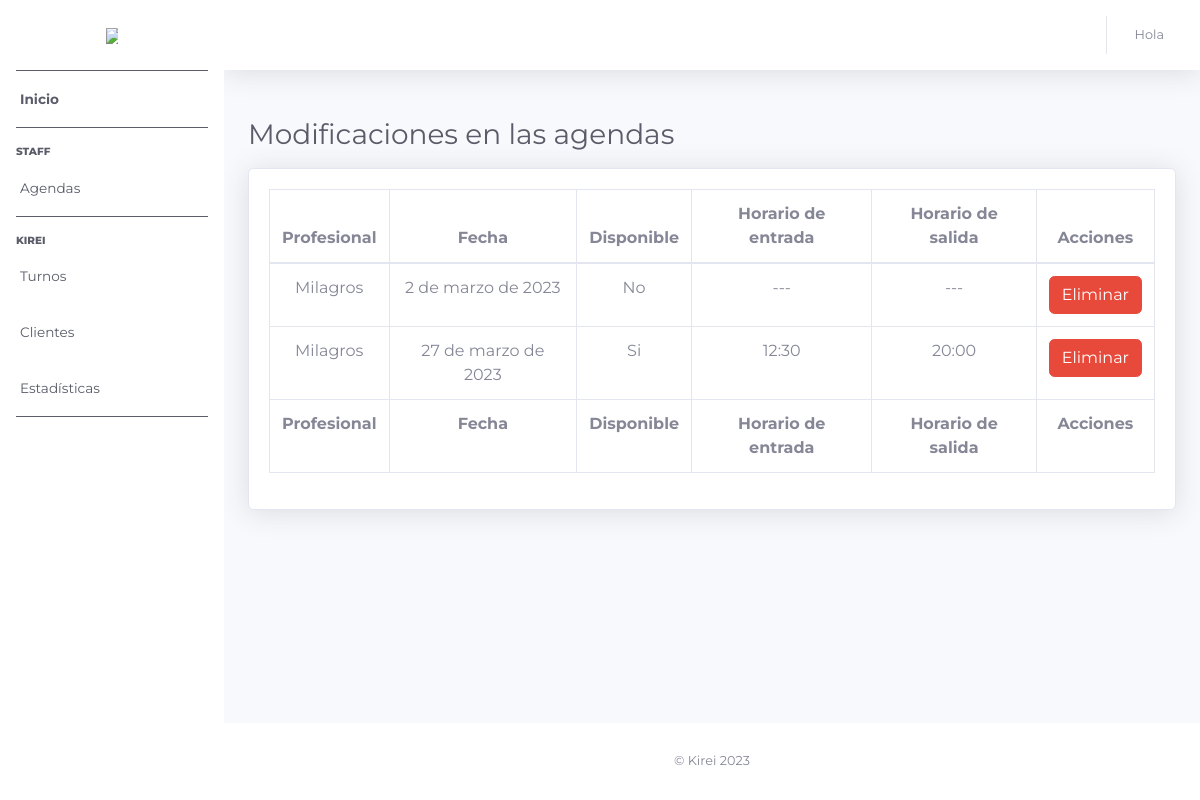
The page /agenda/modifications/all on the database as committed earlier.
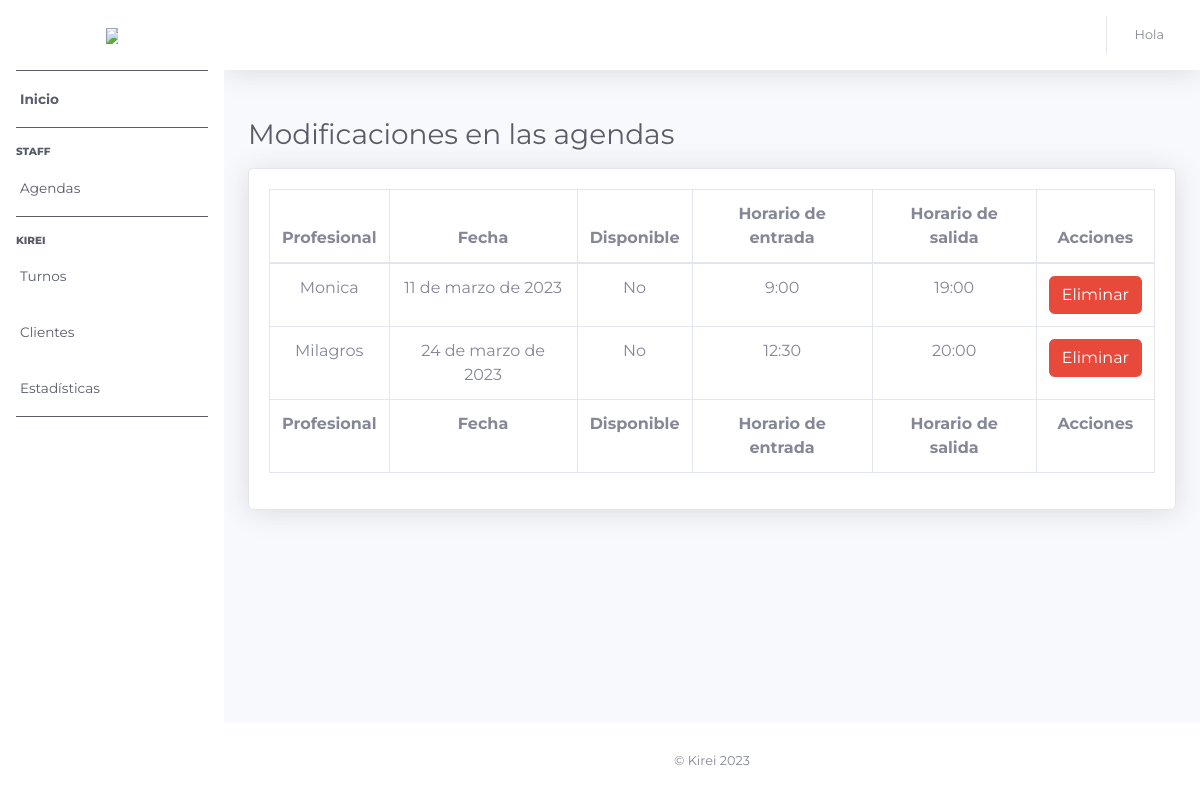
The same page on the database as committed later.
### agendas/models.py (models this page shows, shortened)
class AgendaModifications(models.Model):
    agenda = models.ForeignKey(Agenda, on_delete=models.CASCADE)
    date = models.DateField()
    start_time = models.CharField(
        blank=True,
        null=True,
        max_length=5,
        choices=[
            ("8:00", "8:00 AM"),
            ("8:30", "8:30 AM"),
            ("9:00", "9:00 AM"),
            ("9:30", "9:30 AM"),
            ("10:00", "10:00 AM"),
            ("10:30", "10:30 AM"),
            ("11:00", "11:00 AM"),
            ("11:30", "11:30 AM"),
            ("12:00", "12:00 PM"),
            ("12:30", "12:30 PM"),
            ("13:00", "13:00 PM"),
            ("13:30", "13:30 PM"),
            ("14:00", "14:00 PM"),
            ("14:30", "14:30 PM"),
            ("15:00", "15:00 PM"),
            ("15:30", "15:30 PM"),
            ("16:00", "16:00 PM"),
            ("16:30", "16:30 PM"),
            ("17:00", "17:00 PM"),
            ("17:30", "17:30 PM"),
            ("18:00", "18:00 PM"),
            ("18:30", "18:30 PM"),
            ("19:00", "19:00 PM"),
            ("19:30", "19:30 PM"),
        ],
    )
    end_time = models.CharField(
        blank=True,
        null=True,
        max_length=5,
        choices=[
            ("8:30", "8:30 AM"),
            ("9:00", "9:00 AM"),
            ("9:30", "9:30 AM"),
            ("10:00", "10:00 AM"),
            ("10:30", "10:30 AM"),
            ("11:00", "11:00 AM"),
            ("11:30", "11:30 AM"),
            ("12:00", "12:00 PM"),
            ("12:30", "12:30 PM"),
            ("13:00", "13:00 PM"),
            ("13:30", "13:30 PM"),
            ("14:00", "14:00 PM"),
            ("14:30", "14:30 PM"),
            ("15:00", "15:00 PM"),
            ("15:30", "15:30 PM"),
            ("16:00", "16:00 PM"),
            ("16:30", "16:30 PM"),
            ("17:00", "17:00 PM"),
            ("17:30", "17:30 PM"),
            ("18:00", "18:00 PM"),
            ("18:30", "18:30 PM"),
            ("19:00", "19:00 PM"),
            ("19:30", "19:30 PM"),
            ("20:00", "20:00 PM"),
        ],
    )
    available = models.BooleanField(default=True)

class Agenda(models.Model):
    professional = models.ForeignKey(Professional, on_delete=models.CASCADE)
    start_time = models.CharField(
        max_length=5,
        choices=[
            ("8:00", "8:00 AM"),
            ("8:30", "8:30 AM"),
            ("9:00", "9:00 AM"),
            ("9:30", "9:30 AM"),
            ("10:00", "10:00 AM"),
            ("10:30", "10:30 AM"),
            ("11:00", "11:00 AM"),
            ("11:30", "11:30 AM"),
            ("12:00", "12:00 PM"),
            ("12:30", "12:30 PM"),
            ("13:00", "13:00 PM"),
            ("13:30", "13:30 PM"),
            ("14:00", "14:00 PM"),
            ("14:30", "14:30 PM"),
            ("15:00", "15:00 PM"),
            ("15:30", "15:30 PM"),
            ("16:00", "16:00 PM"),
            ("16:30", "16:30 PM"),
            ("17:00", "17:00 PM"),
            ("17:30", "17:30 PM"),
            ("18:00", "18:00 PM"),
            ("18:30", "18:30 PM"),
            ("19:00", "19:00 PM"),
            ("19:30", "19:30 PM"),
        ],
    )
    end_time = models.CharField(
        max_length=5,
        choices=[
            ("8:30", "8:30 AM"),
            ("9:00", "9:00 AM"),
            ("9:30", "9:30 AM"),
            ("10:00", "10:00 AM"),
            ("10:30", "10:30 AM"),
            ("11:00", "11:00 AM"),
            ("11:30", "11:30 AM"),
            ("12:00", "12:00 PM"),
            ("12:30", "12:30 PM"),
            ("13:00", "13:00 PM"),
            ("13:30", "13:30 PM"),
            ("14:00", "14:00 PM"),
            ("14:30", "14:30 PM"),
            ("15:00", "15:00 PM"),
            ("15:30", "15:30 PM"),
            ("16:00", "16:00 PM"),
            ("16:30", "16:30 PM"),
            ("17:00", "17:00 PM"),
            ("17:30", "17:30 PM"),
            ("18:00", "18:00 PM"),
            ("18:30", "18:30 PM"),
            ("19:00", "19:00 PM"),
            ("19:30", "19:30 PM"),
            ("20:00", "20:00 PM"),
        ],
    )

### professionals/models.py (models this page shows)
class Professional(models.Model):
    professional = models.CharField(max_length=255)
    services = models.ManyToManyField(Service)
    start_date = models.DateField()
    def __str__(self):
        return self.professional

### agendas/views.py (the view)
def agenda_modifications_list(request):
    modifications = AgendaModifications.objects.all()
    return render(
        request, "agendas/all_modifications.html", {"modifications": modifications}
    )

### carts/context_processors.py (called while the page is built)
def cart_total_quantity(request):
    total_quantity = 0
    cart = request.session.get("cart", {})
    for item in cart.values():
        total_quantity += item["quantity"]
    return {"cart_total_quantity": total_quantity}

### agendas/templates/agendas/all_modifications.html (shortened to what this page needs)
{% extends 'staff/base.html'%}
{% block content %}
    <div class="d-flex justify-content-between align-items-center mb-3">
        <h1 class="h3 mb-0 text-gray-800 d-inline-block align-middle">Modificaciones en las agendas</h1>
    </div>
    <div class="card shadow mb-4">
        <div class="card-body">
            <div class="table-responsive">
                <table class="table table-bordered text-center" id="dataTable" width="100%" cellspacing="0">
                    <thead>
                        <tr>
                            <th>Profesional</th>
                            <th>Fecha</th>
                            <th>Disponible</th>
                            <th>Horario de entrada</th>
                            <th>Horario de salida</th>
                            <th>Acciones</th>
                        </tr>
                    </thead>
                    <tfoot>
                        <tr>
                            <th>Profesional</th>
                            <th>Fecha</th>
                            <th>Disponible</th>
                            <th>Horario de entrada</th>
                            <th>Horario de salida</th>
                            <th>Acciones</th>
                        </tr>
                    </tfoot>
                    <tbody>
                        {% for modification in modifications %}
                        <tr>
                            <td>{{modification.agenda.professional}}</td>
                            <td>{{ modification.date}}</td>
                            <td>{% if modification.available %}Si{% else %}No{% endif %}</td>
                            <td>{% if modification.start_time == None %}---{% else %}{{ modification.start_time }}{% endif %}</td>
                            <td>{% if modification.end_time == None %}---{% else %}{{ modification.end_time }}{% endif %}</td>
                            <td>
                                <button type="button" class="btn btn-danger delete-modification-agenda" data-id="{{ modification.pk }}">
                                    Eliminar
                                </button>
                            </td>
                        </tr>
                        {% endfor %}
                    </tbody>
                </table>
            </div>
        </div>
    </div>
{% endblock %}

### staff/templates/staff/base.html (shortened to what this page needs)
{% load static %}
<!DOCTYPE html>
<html lang="en">
<head>
    <link href="{% static 'staff/css/sb-admin-2.min.css' %}" rel="stylesheet">
    <link href="{% static 'staff/vendor/datatables/dataTables.bootstrap4.min.css' %}" rel="stylesheet">
    <link rel="stylesheet" href="https://cdnjs.cloudflare.com/ajax/libs/bootstrap-datepicker/1.9.0/css/bootstrap-datepicker.min.css">
</head>
<body id="page-top">
    <div id="wrapper">
        <ul class="navbar-nav bg-gradient-primary sidebar sidebar-dark accordion" id="accordionSidebar">
            <a class="sidebar-brand d-flex align-items-center justify-content-center" href="index.html">
                <div class="sidebar-brand-text mx-3"><img src="{% static 'home/images/logo.png'%}" style="max-width: 80% !important;"></div>
            </a>
            <hr class="sidebar-divider my-0">
            <li class="nav-item active">
                <a class="nav-link" href={% url 'staff:staff_dashboard' %}>
                    <span>Inicio</span></a>
            </li>
            <hr class="sidebar-divider">
            <div class="sidebar-heading">
                Staff
            </div>
            <li class="nav-item">
                <a class="nav-link collapsed" href="#" data-toggle="collapse" data-target="#collapseAgendas"
                    aria-expanded="true" aria-controls="collapseAgendas">
                    <span>Agendas</span>
                </a>
            </li>
            <hr class="sidebar-divider">
            <div class="sidebar-heading">
                Kirei
            </div>
            <li class="nav-item">
                <a class="nav-link" href="charts.html">
                    <span>Turnos</span></a>
            </li>
            <li class="nav-item">
                <a class="nav-link" href="tables.html">
                    <span>Clientes</span></a>
            </li>
            <li class="nav-item">
                <a class="nav-link collapsed" href="#" data-toggle="collapse" data-target="#collapsePages"
                    aria-expanded="true" aria-controls="collapsePages">
                    <span>Estadísticas</span>
                </a>
            </li>
            <hr class="sidebar-divider d-none d-md-block">
            <div class="text-center d-none d-md-inline">
                <button class="rounded-circle border-0" id="sidebarToggle"></button>
            </div>
        </ul>
        <div id="content-wrapper" class="d-flex flex-column">
            <div id="content">
                <nav class="navbar navbar-expand navbar-light bg-white topbar mb-4 static-top shadow">
                    <ul class="navbar-nav ml-auto">
                        <li class="nav-item dropdown no-arrow">
                            <a class="nav-link dropdown-toggle" href="#" id="userDropdown" role="button"
                                data-toggle="dropdown" aria-haspopup="true" aria-expanded="false">
                                <span class="mr-2 d-none d-lg-inline text-gray-600 small">Hola {{user.first_name}}</span>
                            </a>
                        </li>
                    </ul>
                </nav>
                <div class="container-fluid">
                    {% block content %}
                    {% endblock %}
                </div>
            </div>
            <footer class="sticky-footer bg-white">
                <div class="container my-auto">
                    <div class="copyright text-center my-auto">
                        <span>&copy; Kirei 2023 </span>
                    </div>
                </div>
            </footer>
        </div>
    </div>
</body>
</html>

Rows that differ between the two databases and show on the page:
removed AgendaModifications: agenda.professional "Milagros", date "2 de marzo de 2023", available "No"
removed AgendaModifications: agenda.professional "Milagros", date "27 de marzo de 2023", available "Si", start_time "12:30", end_time "20:00"
added AgendaModifications: agenda.professional "Monica", date "11 de marzo de 2023", available "No", start_time "9:00", end_time "19:00"
added AgendaModifications: agenda.professional "Milagros", date "24 de marzo de 2023", available "No", start_time "12:30", end_time "20:00"
